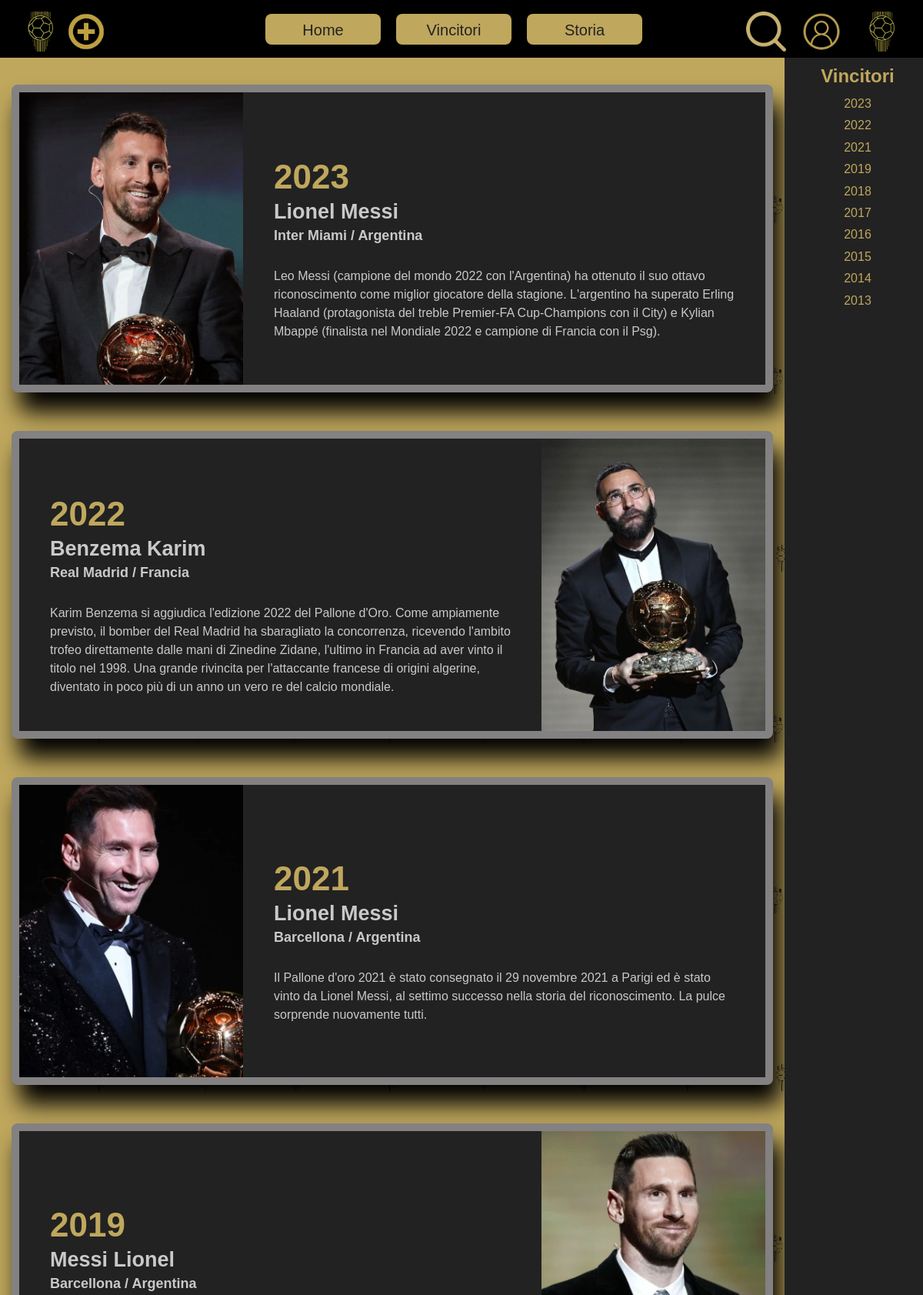
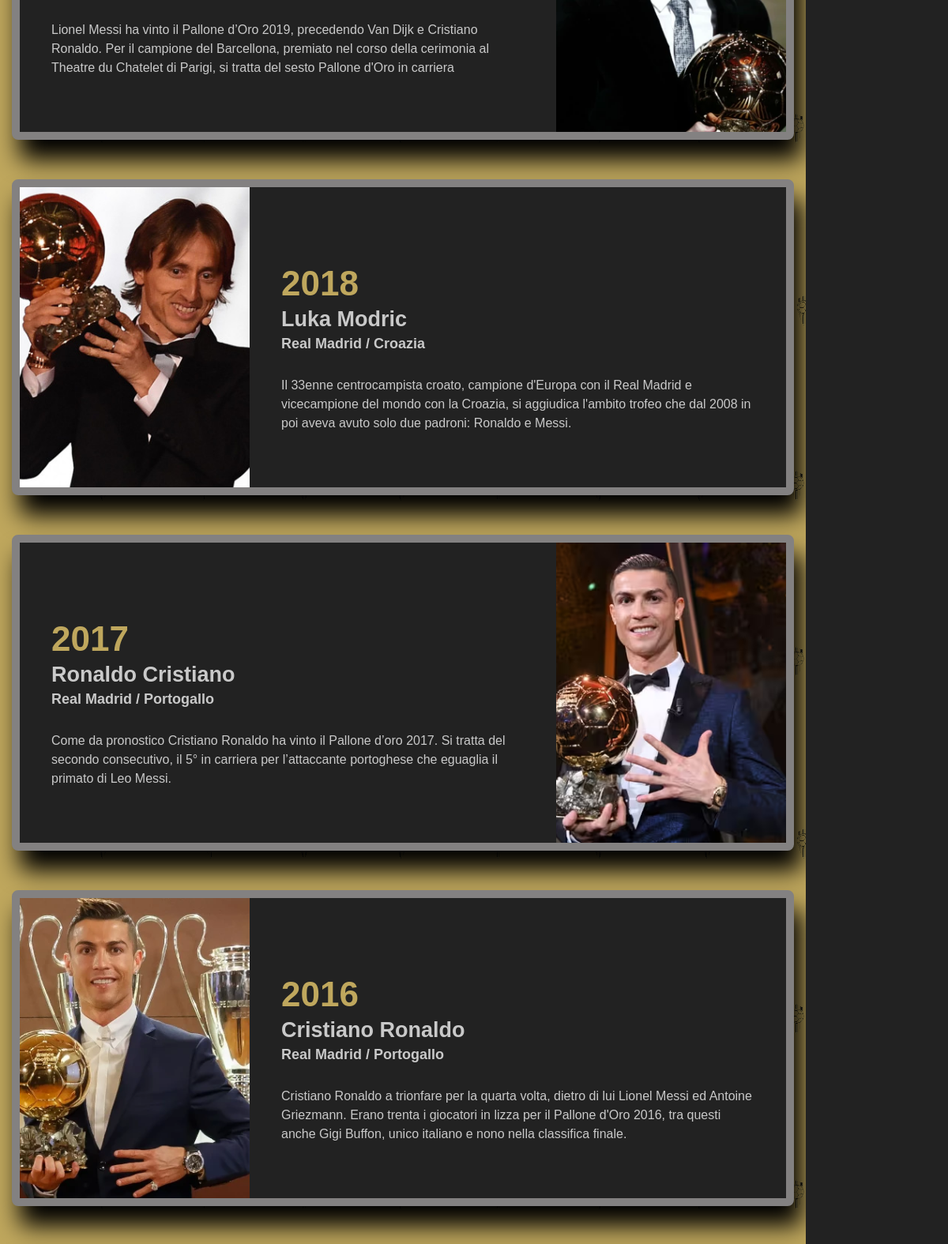
Screenshot of /pagine/giocatori.php (upper part) with the database file from the repository (2 pictures, top to bottom).
### tables this page shows
CREATE TABLE `edizioni` (
  `anno` int(11) NOT NULL,
  `id_giocatore` int(11) DEFAULT NULL,
  `user_id` int(11) DEFAULT NULL,
  `foto` char(50) DEFAULT NULL,
  `squadra` varchar(50) DEFAULT NULL,
  `descrizione` text DEFAULT NULL
);

CREATE TABLE `giocatori` (
  `id_giocatore` int(11) NOT NULL,
  `nome` char(50) DEFAULT NULL,
  `cognome` char(50) DEFAULT NULL,
  `testo` longtext DEFAULT NULL,
  `copertina` char(50) DEFAULT NULL,
  `banner` char(50) DEFAULT NULL,
  `vittorie` int(11) DEFAULT NULL,
  `soprannome` varchar(50) DEFAULT NULL,
  `squadra` char(50) DEFAULT NULL,
  `nazionalita` char(50) DEFAULT NULL
);

### pagine/giocatori.php (the view, shortened to what this page needs)
<?php
    if(isset($_SESSION['username'])){
        $username = $_SESSION['username'];
        require('../db/connessionedb.php');
        $myquery = "SELECT user_id
                    FROM users
                    WHERE username = '$username'";
        $ris = $conn->query($myquery) or die("<p>Query fallita!</p>");
        $riga = $ris->fetch_assoc();
        $user_id = $riga['user_id'];
    }else{
        $user_id = -1;
    }
?>
<!DOCTYPE html>
<html lang="it">
<head>
    <link rel="stylesheet" href="https://cdnjs.cloudflare.com/ajax/libs/normalize/8.0.1/normalize.min.css">
    <link rel="stylesheet" href="../style.css">
</head>
<body>
    <div class="page_container">
        <?php
            require('header.php');
        ?>
        <div style = 'height: 50px;'></div>
        <div class="centro-flex">
            <main>
                <?php
                    require('../db/connessionedb.php');
                    $sql = "SELECT edizioni.foto, edizioni.anno, edizioni.id_giocatore, edizioni.squadra,
                                    edizioni.descrizione, giocatori.nome, giocatori.cognome, giocatori.nazionalita
                            FROM edizioni JOIN giocatori ON edizioni.id_giocatore = giocatori.id_giocatore
                            WHERE edizioni.user_id IS NULL OR edizioni.user_id = $user_id
                            ORDER BY edizioni.anno DESC";
                    $ris = $conn->query($sql) or die ('<p> problema con query </p>');
                    $contatore = 0;
                    foreach($ris as $riga){
                        $foto = $riga['foto'];
                        $anno = $riga['anno'];
                        $id_giocatore = $riga['id_giocatore'];
                        $squadra = $riga['squadra'];
                        $descrizione = $riga['descrizione'];
                        $nome = $riga['nome'];
                        $cognome = $riga['cognome'];
                        $nazionalità = $riga['nazionalita'];
                        if($contatore % 2 == 0){
                            echo <<< EOD
                            <section class="banner" id="$anno">
                                <a href="scheda_giocatore.php?id_giocatore=$id_giocatore" class="banner__img">
                                    <div class="banner__img__filter"></div>
                                    <img src="../immagini/$foto" alt="">
                                </a>
                                <div class="banner__copy">
                                    <div class="banner__copy__text">
                                        <h3>$anno</h3>
                                        <h4>$nome $cognome</h4>
                                        <h5>$squadra / $nazionalità</h5>
                                        <p class="spaziatura_p">
                                            $descrizione
                                        </p>
                                    </div>
                                </div>
                            </section>
                            EOD;
                        }
                        else{
                            echo <<< EOD
                            <section class="banner" id="$anno">
                                <div class="banner__copy">
                                    <div class="banner__copy__text">
                                        <h3>$anno</h3>
                                        <h4>$cognome $nome</h4>
                                        <h5>$squadra / $nazionalità</h5>
                                        <p class="spaziatura_p">
                                            $descrizione
                                        </p>
                                    </div>
                                </div>
                                <a href="scheda_giocatore.php?id_giocatore=$id_giocatore" class="banner__img">
                                    <div class="banner__img__filter"></div>
                                    <img src="../immagini/$foto" alt="">
                                </a>
                            </section>
                            EOD;
                        }
                        $contatore ++;
                    }
                ?>
            </main>
            <div class="sidenav">
				<h2 class="sidenav__titolo">Vincitori</h2>
                <div class="separatore"></div>
                <?php
                    $sql = "SELECT anno
                            FROM edizioni
                            WHERE user_id IS NULL OR user_id = '$user_id'
                            ORDER BY anno DESC";
                    $ris = $conn->query($sql) or die ('<p> problema con query </p>');
                    echo '<ul>';
                    foreach($ris as $riga){
                        $anno = $riga['anno'];
                        echo "<a href='#$anno'><li>$anno</li></a>";
                    }
                ?>
			</div>
        </div>
    </div>
</body>
</html>

### style.css (style rules this page uses)
* { box-sizing: border-box; }
html, body { padding: 0; margin: 0; height: 100%; }
.page_container { margin: auto; }
body { background-image: url(immagini/sfondo-quiz-oro.png); font-family: Arial, Helvetica, sans-serif; }
.separatore { height: 50px; }
h1, h2, .intro { text-align: center; }
h3 { margin-bottom: 0; }
.spaziatura_p { line-height: 1.5; }
.banner { display: flex; height: 400px; flex-wrap: nowrap; margin: 50px 5px; background: #222222; border: 10px solid #838181; border-radius: 8px; box-shadow: 10px 25px 30px black; }
.banner__img { display: block; height: 100%; width: 30%; }
.banner__img img { height: 100%; width: 100%; object-fit: cover; }
.banner__copy { width: 70%; display: flex; align-items: center; padding: 10px; color: #c9c9c9; }
.banner__copy__text { padding:30px; }
.banner__copy__text h3 { font-size: 44px;margin-bottom:0; color: #bfa75d; }
.banner__copy__text h4 { font-size: 27px;margin: 5px 0 }
.banner__copy__text h5 { font-size: 18px;margin-top: 0; }
.centro-flex { display: flex; flex-wrap: nowrap; align-items: stretch; }
.sidenav { width: 15%;padding: 5px; background: #222222; }
.sidenav__titolo { position: fixed; padding: 10px; }
.sidenav ul { list-style-type: none; position: fixed; width: 15% }
.sidenav li { padding: 5px 0px; margin: 0 60px ;color: #bfa75d; text-align: center; }
.sidenav ul { padding-left: 0px; }
.sidenav a { text-decoration: none; color: black; }
.sidenav h2 { color: #bfa75d; text-align: center; width: 15%; }
main { width: 85%; padding: 10px; }

### rows the page displays
edizioni: foto (picture), anno "2023", id_giocatore.nome "Lionel", id_giocatore.cognome "Messi", squadra "Inter Miami", id_giocatore.nazionalita "Argentina", descrizione "Leo Messi (campione del mondo 2022 con l'Argentina) ha ottenuto il suo ottavo riconoscimento come miglior giocatore della stagione. L'argentino ha superato Erling Haaland (protagonista del treble Premier-FA Cup-Champions con il City) e Kylian Mbappé (finalista nel Mondiale 2022 e campione di Francia con il Psg)."
edizioni: anno "2022", id_giocatore.cognome "Benzema", id_giocatore.nome "Karim", squadra "Real Madrid", id_giocatore.nazionalita "Francia", descrizione "Karim Benzema si aggiudica l'edizione 2022 del Pallone d'Oro. Come ampiamente previsto, il bomber del Real Madrid ha sbaragliato la concorrenza, ricevendo l'ambito trofeo direttamente dalle mani di Zinedine Zidane, l'ultimo in Francia ad aver vinto il titolo nel 1998. Una grande rivincita per l'attaccante francese di origini algerine, diventato in poco più di un anno un vero re del calcio mondiale.", foto (picture)
edizioni: foto (picture), anno "2021", id_giocatore.nome "Lionel", id_giocatore.cognome "Messi", squadra "Barcellona", id_giocatore.nazionalita "Argentina", descrizione "Il Pallone d'oro 2021 è stato consegnato il 29 novembre 2021 a Parigi ed è stato vinto da Lionel Messi, al settimo successo nella storia del riconoscimento. La pulce sorprende nuovamente tutti."
edizioni: anno "2019", id_giocatore.cognome "Messi", id_giocatore.nome "Lionel", squadra "Barcellona", id_giocatore.nazionalita "Argentina", descrizione "Lionel Messi ha vinto il Pallone d’Oro 2019, precedendo Van Dijk e Cristiano Ronaldo. Per il campione del Barcellona, premiato nel corso della cerimonia al Theatre du Chatelet di Parigi, si tratta del sesto Pallone d'Oro in carriera", foto (picture)
edizioni: foto (picture), anno "2018", id_giocatore.nome "Luka", id_giocatore.cognome "Modric", squadra "Real Madrid", id_giocatore.nazionalita "Croazia", descrizione "Il 33enne centrocampista croato, campione d'Europa con il Real Madrid e vicecampione del mondo con la Croazia, si aggiudica l'ambito trofeo che dal 2008 in poi aveva avuto solo due padroni: Ronaldo e Messi."
edizioni: anno "2017", id_giocatore.cognome "Ronaldo", id_giocatore.nome "Cristiano", squadra "Real Madrid", id_giocatore.nazionalita "Portogallo", descrizione "Come da pronostico Cristiano Ronaldo ha vinto il Pallone d’oro 2017. Si tratta del secondo consecutivo, il 5° in carriera per l’attaccante portoghese che eguaglia il primato di Leo Messi.", foto (picture)
edizioni: foto (picture), anno "2016", id_giocatore.nome "Cristiano", id_giocatore.cognome "Ronaldo", squadra "Real Madrid", id_giocatore.nazionalita "Portogallo", descrizione "Cristiano Ronaldo a trionfare per la quarta volta, dietro di lui Lionel Messi ed Antoine Griezmann. Erano trenta i giocatori in lizza per il Pallone d'Oro 2016, tra questi anche Gigi Buffon, unico italiano e nono nella classifica finale."
edizioni: anno "2015"
edizioni: anno "2014"
edizioni: anno "2013"
